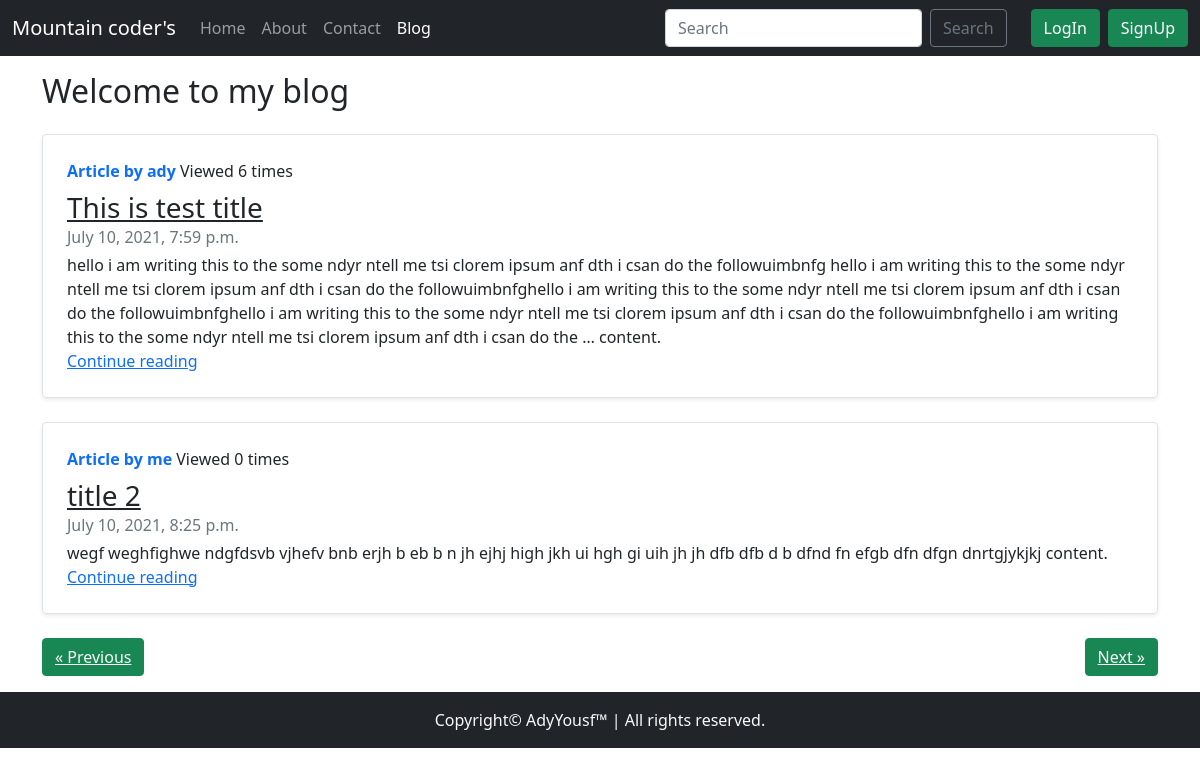
/blog/, run on an earlier commit of the app's database.
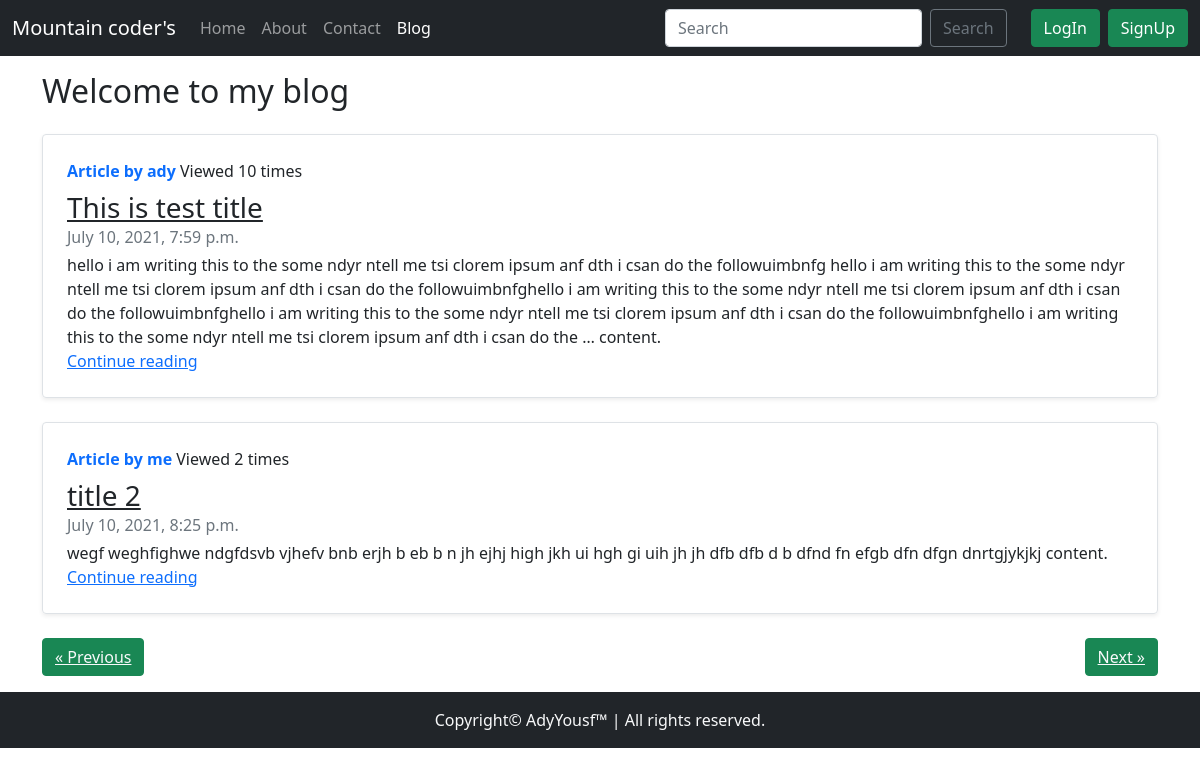
And on a later commit of the database.
### blog/models.py (models this page shows, shortened)
class Post(models.Model):
    sno = models.AutoField(primary_key=True)
    title = models.CharField(max_length=40)
    content = models.TextField()
    author = models.CharField(max_length=40)
    slug = models.CharField(max_length=100)
    views = models.IntegerField(default=0)
    timeStamp = models.DateTimeField(blank=True)

### blog/views.py (the view)
# urls.py: path('', views.blogHome, name='blogHome'),
def blogHome(request):
    no_of_posts = 2
    page = request.GET.get('page')
    if page is None:
        page = 1
    else:
        page = int(page)
    allPosts = Post.objects.all()
    length = len(allPosts)
    allPosts = allPosts[(page-1)*no_of_posts: page*no_of_posts]
    if page > 1:
        prev = page - 1
    else:
        prev = None
    if page < math.ceil(length/no_of_posts):
        nxt = page + 1
    else:
        nxt = None
    context = {'allPosts': allPosts, 'prev': prev, 'nxt': nxt}
    return render(request, 'blog/blogHome.html', context)

### templates/blog/blogHome.html (shortened to what this page needs)
{% extends 'base.html' %}
{% block blogactive %}active{% endblock blogactive %}
{% block body %}
<div class="container my-3" id="some">
  <h2>Welcome to my blog</h2>
  {% for post in allPosts %}
    <div class="row g-0 border rounded overflow-hidden flex-md-row mb-4 my-4 shadow-sm h-md-250 position-relative">
      <div class="col p-4 d-flex flex-column position-static">
        <span><strong class="d-inline-block mb-2 text-primary">Article by {{post.author}}</strong> Viewed {{post.views}}
          times</span>
        <h3 class="mb-0"><a class="text-dark" href="/blog/{{post.slug}}">{{post.title}}</a></h3>
        <div class="mb-1 text-muted">{{post.timeStamp}}</div>
        <p class="card-text mb-auto">{{post.content|truncatechars:500|safe}}
          content.</p>
        <a href="/blog/{{post.slug}}" role="button" class="stretched-link">Continue reading</a>
      </div>
    </div>
  {% endfor %}
</div>
<div class="container d-flex justify-content-between my-3">
  {% if prev %}
  <button class="btn btn-success"><a class="text-light" href="/blog/?page={{prev}}">&laquo; Previous</button></a>
  {% else %}
  <button class="btn btn-success"><a class="text-light" href="#">&laquo; Previous</button></a>
  {% endif %}
  {% if nxt %}
  <button class="btn btn-success float-right"><a class="text-light" href="/blog?page={{nxt}}">Next
      &raquo;</button></a>
  {% else %}
  <button class="btn btn-success float-right"><a class="text-light" href="#">Next &raquo;</button></a>
  {% endif %}
</div>
{% endblock body %}

What changed in the data, as far as the page shows it:
changed Post "This is test title": views "6" → "10"
changed Post "title 2": views "0" → "2"
